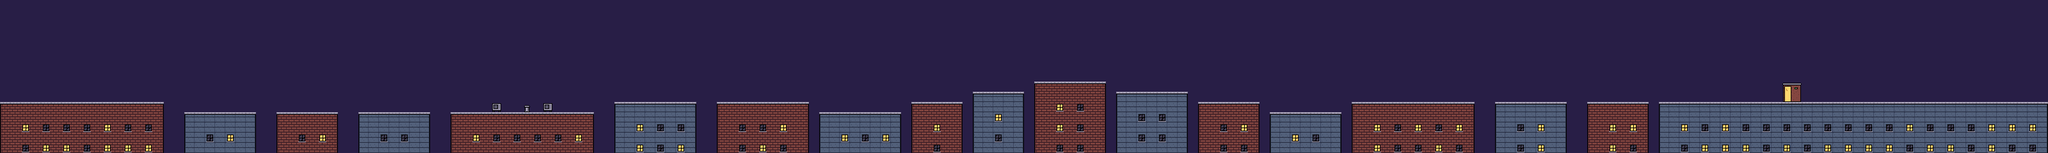

A level layout from a 2D game, rendered from its tile map. Below: a short description, then the map file with tile-grid data replaced by summaries:
An orthogonal 200x15 tile map with 16x16 px tiles, 1 tile layer (Tiles) and 15 objects (10x Pigeon, Player, Stamp, Beacon, Speed, ...).

<map version="1.10" tiledversion="1.11.2" orientation="orthogonal" renderorder="right-down" width="200" height="15" tilewidth="16" tileheight="16" infinite="0" nextlayerid="4" nextobjectid="16">
  <properties>
    <property name="index" value="0" type="int" />
    <property name="name" value="MARKET STREET" />
    <property name="speed" value="30" type="int" />
    <property name="sky" value="0" type="int" />
  </properties>
  <tileset firstgid="1" source="../tileset.tsx" />
  <layer id="1" name="Tiles" width="200" height="15">
    <data>[3000 cells, 3000 non-empty, 23 distinct tile ids]</data>
  </layer>
  <objectgroup id="2" name="Spawns">
    <object id="1" name="Player" class="Player" x="96" y="160">
      <point />
    </object>
    <object id="2" name="Pigeon" class="Pigeon" x="160" y="144">
      <point />
      <properties>
        <property name="arg" value="0" type="int" />
      </properties>
    </object>
    <object id="3" name="Pigeon" class="Pigeon" x="176" y="144">
      <point />
      <properties>
        <property name="arg" value="1" type="int" />
      </properties>
    </object>
    <object id="4" name="Pigeon" class="Pigeon" x="464" y="160">
      <point />
      <properties>
        <property name="arg" value="0" type="int" />
      </properties>
    </object>
    <object id="5" name="Pigeon" class="Pigeon" x="480" y="160">
      <point />
      <properties>
        <property name="arg" value="1" type="int" />
      </properties>
    </object>
    <object id="6" name="Pigeon" class="Pigeon" x="1152" y="144">
      <point />
      <properties>
        <property name="arg" value="0" type="int" />
      </properties>
    </object>
    <object id="7" name="Pigeon" class="Pigeon" x="1168" y="144">
      <point />
      <properties>
        <property name="arg" value="1" type="int" />
      </properties>
    </object>
    <object id="8" name="Pigeon" class="Pigeon" x="1312" y="160">
      <point />
      <properties>
        <property name="arg" value="0" type="int" />
      </properties>
    </object>
    <object id="9" name="Pigeon" class="Pigeon" x="1328" y="160">
      <point />
      <properties>
        <property name="arg" value="1" type="int" />
      </properties>
    </object>
    <object id="10" name="Stamp" class="Stamp" x="1776" y="96">
      <point />
      <properties>
        <property name="arg" value="0" type="int" />
      </properties>
    </object>
    <object id="11" name="Beacon" class="Beacon" x="2144" y="160">
      <point />
      <properties>
        <property name="arg" value="0" type="int" />
      </properties>
    </object>
    <object id="12" name="Pigeon" class="Pigeon" x="2208" y="144">
      <point />
      <properties>
        <property name="arg" value="0" type="int" />
      </properties>
    </object>
    <object id="13" name="Pigeon" class="Pigeon" x="2224" y="144">
      <point />
      <properties>
        <property name="arg" value="1" type="int" />
      </properties>
    </object>
    <object id="14" name="Speed" class="Speed" x="2304" y="0">
      <point />
      <properties>
        <property name="arg" value="34" type="int" />
      </properties>
    </object>
    <object id="15" name="Mate" class="Mate" x="2784" y="160">
      <point />
      <properties>
        <property name="arg" value="0" type="int" />
      </properties>
    </object>
  </objectgroup>
</map>
